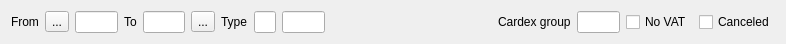
<?xml version="1.0" encoding="UTF-8"?>
<ui version="4.0">
 <class>FVauchers</class>
 <widget class="QWidget" name="FVauchers">
  <property name="geometry">
   <rect>
    <x>0</x>
    <y>0</y>
    <width>786</width>
    <height>41</height>
   </rect>
  </property>
  <property name="windowTitle">
   <string>Form</string>
  </property>
  <layout class="QHBoxLayout" name="horizontalLayout">
   <item>
    <widget class="QLabel" name="label">
     <property name="text">
      <string>From</string>
     </property>
    </widget>
   </item>
   <item>
    <widget class="QToolButton" name="toolButton">
     <property name="focusPolicy">
      <enum>Qt::NoFocus</enum>
     </property>
     <property name="text">
      <string>...</string>
     </property>
     <property name="icon">
      <iconset resource="../Resort/res.qrc">
       <normaloff>:/images/left.png</normaloff>:/images/left.png</iconset>
     </property>
    </widget>
   </item>
   <item>
    <widget class="EDateEdit" name="deFrom"/>
   </item>
   <item>
    <widget class="QLabel" name="label_2">
     <property name="text">
      <string>To</string>
     </property>
    </widget>
   </item>
   <item>
    <widget class="EDateEdit" name="deTo"/>
   </item>
   <item>
    <widget class="QToolButton" name="toolButton_2">
     <property name="focusPolicy">
      <enum>Qt::NoFocus</enum>
     </property>
     <property name="text">
      <string>...</string>
     </property>
     <property name="icon">
      <iconset resource="../Resort/res.qrc">
       <normaloff>:/images/right.png</normaloff>:/images/right.png</iconset>
     </property>
    </widget>
   </item>
   <item>
    <widget class="QLabel" name="label_3">
     <property name="text">
      <string>Type</string>
     </property>
    </widget>
   </item>
   <item>
    <widget class="EQLineEdit" name="leVaucherCode">
     <property name="maximumSize">
      <size>
       <width>50</width>
       <height>16777215</height>
      </size>
     </property>
     <property name="focusPolicy">
      <enum>Qt::ClickFocus</enum>
     </property>
    </widget>
   </item>
   <item>
    <widget class="EQLineEdit" name="leVacherName">
     <property name="maximumSize">
      <size>
       <width>300</width>
       <height>16777215</height>
      </size>
     </property>
     <property name="focusPolicy">
      <enum>Qt::ClickFocus</enum>
     </property>
     <property name="readOnly">
      <bool>true</bool>
     </property>
    </widget>
   </item>
   <item>
    <spacer name="horizontalSpacer">
     <property name="orientation">
      <enum>Qt::Horizontal</enum>
     </property>
     <property name="sizeHint" stdset="0">
      <size>
       <width>233</width>
       <height>20</height>
      </size>
     </property>
    </spacer>
   </item>
   <item>
    <widget class="QLabel" name="label_4">
     <property name="text">
      <string>Cardex group</string>
     </property>
    </widget>
   </item>
   <item>
    <widget class="QLineEdit" name="leCardexGroup"/>
   </item>
   <item>
    <widget class="QCheckBox" name="chNoVAT">
     <property name="focusPolicy">
      <enum>Qt::ClickFocus</enum>
     </property>
     <property name="text">
      <string>No VAT</string>
     </property>
    </widget>
   </item>
   <item>
    <widget class="QCheckBox" name="chCanceled">
     <property name="focusPolicy">
      <enum>Qt::ClickFocus</enum>
     </property>
     <property name="text">
      <string>Canceled</string>
     </property>
    </widget>
   </item>
  </layout>
 </widget>
 <customwidgets>
  <customwidget>
   <class>EQLineEdit</class>
   <extends>QLineEdit</extends>
   <header location="global">eqlineedit.h</header>
   <slots>
    <signal>customButtonClicked(bool)</signal>
   </slots>
  </customwidget>
  <customwidget>
   <class>EDateEdit</class>
   <extends>QLineEdit</extends>
   <header location="global">edateedit.h</header>
  </customwidget>
 </customwidgets>
 <resources>
  <include location="../Resort/res.qrc"/>
 </resources>
 <connections/>
</ui>
